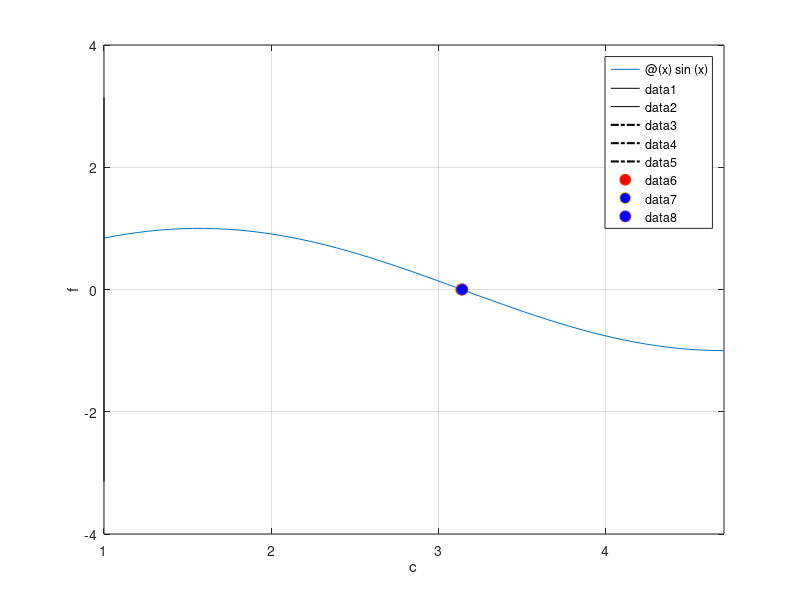

MATLAB code for this plot:
clear all,clc,close all

ep_s=0.001;

xl=1;
xu=pi*3/2;
imax=100;
f=@(x) sin(x);
avg=(xl*f(xu)-xu*f(xl))/(f(xu)-f(xl));
sim_avg=[];
i=1;
while(1)
    fplot(f,[1 pi+pi/2])
    
    hold on
    plot([xl xu],[0 0],'k')
    plot([1 1],[-pi pi],'k')
    plot([avg avg],[0 f(avg)],'k-.','LineWidth',1.5)
    plot([xl xl],[0 f(xl)],'k-.','LineWidth',1.5)
    plot([xu xu],[0 f(xu)],'k-.','LineWidth',1.5)
    plot(avg,0,'o','MarkerFaceColor','r','MarkerSize',8)
    plot([xl xu],0,'o','MarkerFaceColor','b','MarkerSize',8)
    
    xlabel('c')
    ylabel('f')
    grid
    hold off
    pause(1)
    
    if f(xl)*f(avg)<0
        xu=avg;
    
    elseif f(xl)*f(avg)>0
        xl=avg;
   
    else
        ep_a=0;
    end
    avg=(xl+xu)/2;
    sim_avg(i)=avg;
    i=i+1;
    ep_a=abs(xl-avg)/abs(avg);
    if ep_a<ep_s
        disp(ep_a)
        break
    end
   
end
disp(sim_avg)
s=size(sim_avg);
disp(s(2))





root=14.8;



